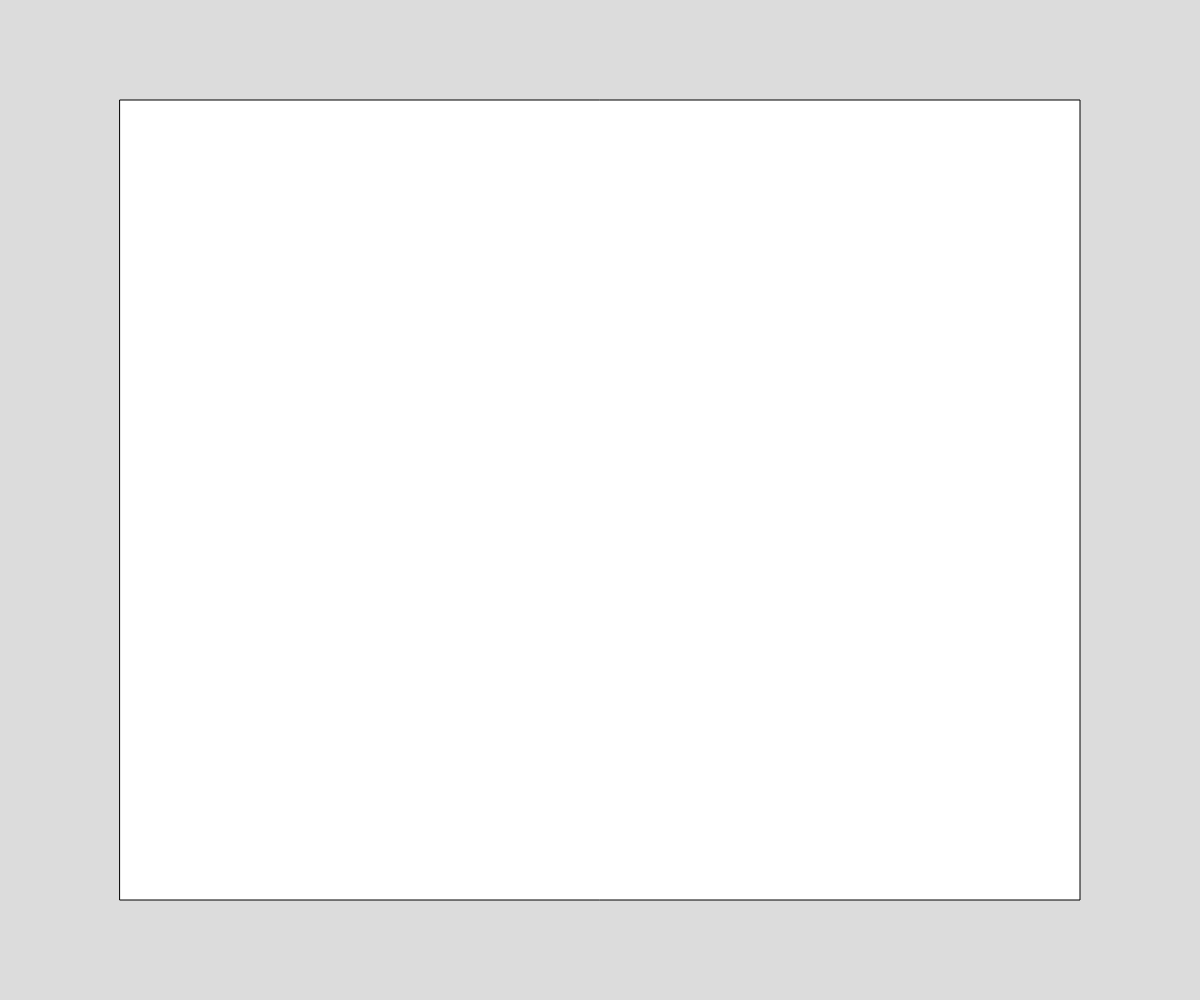
Frame 1 (no input)
Frame 60 (no input): identical to frame 1, image omitted
Frame 120 (the mouse pressed at the canvas centre since frame 60): identical to frame 1, image omitted

The p5.js sketch that drew this single still picture (run headless with seeded random() and noise() and a simulated clock; from frame 60 on, the mouse is pressed at the canvas centre):

// p5.js sketch
// ── sketch.js
let width, height;

function windowResized() {
    width = windowWidth;
    height = windowHeight;
    resizeCanvas(width, height);
}

function setup() {
    width = windowWidth;
    height = windowHeight;
    createCanvas(width, height);
}

function draw() {
  background(220);

  rect (width * 0.1, height * 0.1, width * 0.8, height * 0.8);
}
